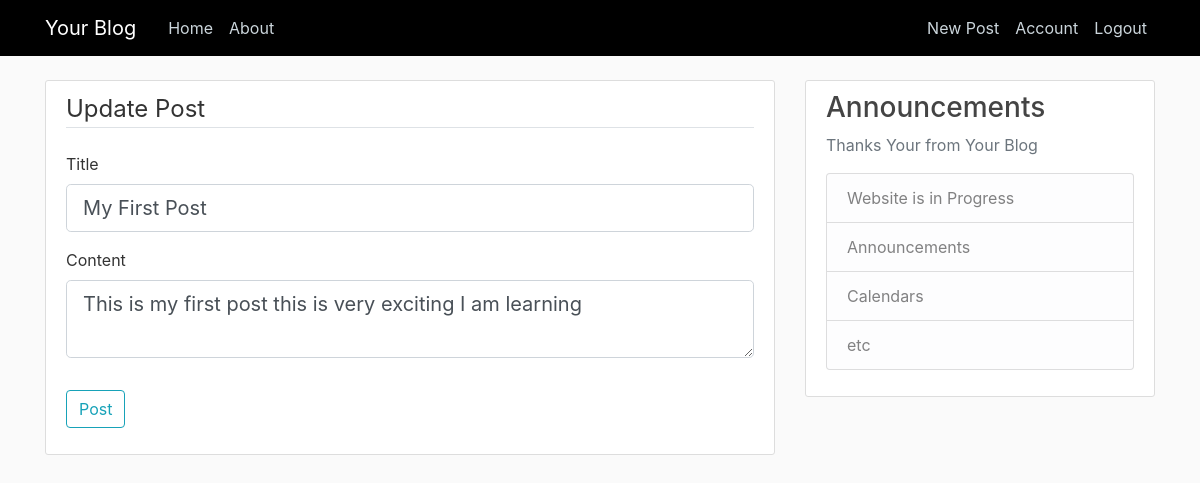
Screenshot of /post/1/update (signed in) with the database file from the repository.
### flaskblog/models.py (models this page shows, shortened)
class Post(db.Model):
    id = db.Column(db.Integer, primary_key=True)
    title = db.Column(db.String(100), nullable=False)
    date_posted = db.Column(db.DateTime, nullable=False, default=datetime.utcnow)
    content = db.Column(db.Text, nullable=False)
    user_id = db.Column(db.Integer, db.ForeignKey('user.id'), nullable=False)

### flaskblog/routes.py (the view)
@app.route("/post/<int:post_id>/update", methods=['GET', 'POST'])
@login_required
def update_post(post_id):
    post = Post.query.get_or_404(post_id)
    if post.author != current_user:
        abort(403)
    form = PostForm()
    if form.validate_on_submit():
        post.title = form.title.data
        post.content = form.content.data
        db.session.commit()
        flash('Your post has been updated!', 'success')
        return redirect(url_for('post', post_id=post.id))
    elif request.method == 'GET':
        form.title.data = post.title
        form.content.data = post.content
    return render_template('create_post.html', title='Update Post',
                           form=form, legend='Update Post')

### flaskblog/forms.py
class PostForm(FlaskForm):
    title = StringField('Title', validators=[DataRequired()])
    content = TextAreaField('Content', validators=[DataRequired()])
    submit = SubmitField('Post')

### flaskblog/models.py (called while the page is built)
@login_manager.user_loader
def load_user(user_id):
    return User.query.get(int(user_id))

### flaskblog/templates/create_post.html (shortened to what this page needs)
{% extends "layout.html" %}
{% block content %}
<div class="content-section">
    <form method="POST" action="">
        <fieldset class="form-group">
            <legend class="border-bottom mb-4">{{ legend }}</legend>
            <div class="form-group">
                {{ form.title.label(class="form-control-label") }}
                {% if form.title.errors %}
                    {{ form.title(class="form-control form-control-lg is-invalid") }}
                    <div class="invalid-feedback">
                        {% for error in form.title.errors %}
                            <span>{{ error }}</span>
                        {% endfor %}
                    </div>
                {% else %}
                    {{ form.title(class="form-control form-control-lg") }}
                {% endif %}
            </div>
            <div class="form-group">
                {{ form.content.label(class="form-control-label") }}
                {% if form.content.errors %}
                    {{ form.content(class="form-control form-control-lg is-invalid") }}
                    <div class="invalid-feedback">
                        {% for error in form.content.errors %}
                            <span>{{ error }}</span>
                        {% endfor %}
                    </div>
                {% else %}
                    {{ form.content(class="form-control form-control-lg") }}
                {% endif %}
            </div>
        </fieldset>
        <div class="form-group">
            {{ form.submit(class="btn btn-outline-info") }}
        </div>
    </form>
</div>
{% endblock content %}

### flaskblog/static/main.css (style rules this page uses)
body { background: #fafafa; color: #333333; margin-top: 5rem; background-image: url(https://wallpaperaccess.com/full/731608.jpg); }
.content-section { background: #ffffff; padding: 10px 20px; border: 1px solid #dddddd; border-radius: 3px; margin-bottom: 20px; }

### rows the page displays
Post: title "My First Post", content "This is my first post this is very exciting I am learning"

### other values shown
{{ legend }} "Update Post"
